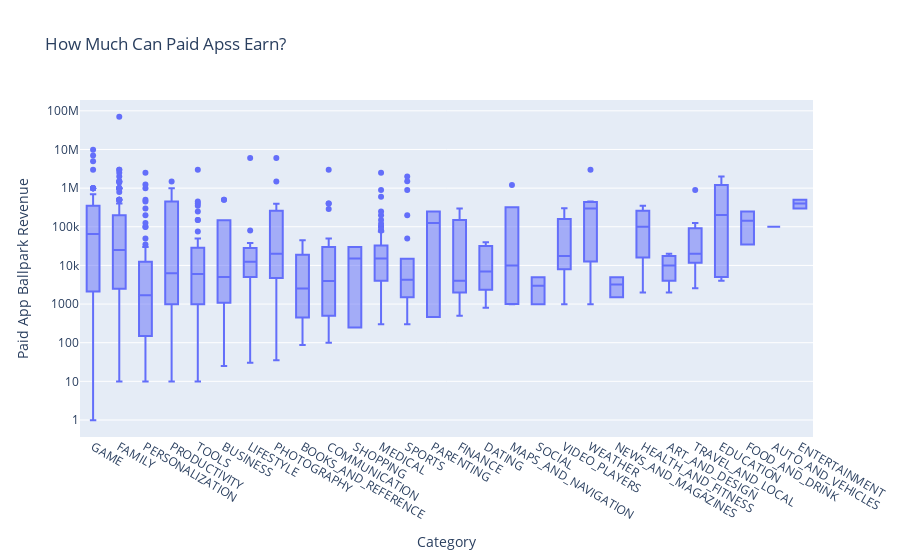

Notebook code for this chart:
### Markdown cell above
# How Much Can You Charge? Examine Paid App Pricing Strategies by Category

**Challenge**: What is the median price price for a paid app? Then compare pricing by category by creating another box plot. But this time examine the prices (instead of the revenue estimates) of the paid apps. I recommend using `{categoryorder':'max descending'}` to sort the categories.

### Code cell
df_paid_apps = df_apps_clean[df_apps_clean['Type'] == 'Paid']
box = px.box(df_paid_apps,
             x='Category',
             y='Revenue_Estimate',
             title='How Much Can Paid Apss Earn?')

box.update_layout(xaxis_title='Category',
                  yaxis_title='Paid App Ballpark Revenue',
                  xaxis={'categoryorder': 'min ascending'},
                  yaxis=dict(type='log'))

box.show()

### Figure 1 — Plotly figure (JSON) as saved in the notebook; plotly's stock layout.template omitted (floating-point values rounded to 4 significant figures; data arrays with more than 128 entries replaced by an {"elided": "..."} marker saying what was removed)
{"data": [{"alignmentgroup": "True", "hovertemplate": "Category=%{x}<br>Revenue_Estimate=%{y}<extra></extra>", "legendgroup": "", "marker": {"color": "#636efa"}, "name": "", "notched": false, "offsetgroup": "", "orientation": "v", "showlegend": false, "type": "box", "x": {"elided": "589 str values"}, "x0": " ", "xaxis": "x", "y": {"elided": "589 float values"}, "y0": " ", "yaxis": "y"}], "layout": {"autosize": true, "boxmode": "group", "legend": {"tracegroupgap": 0}, "title": {"text": "How Much Can Paid Apss Earn?"}, "xaxis": {"anchor": "y", "autorange": true, "categoryorder": "min ascending", "domain": [0, 1], "range": [-0.5, 27.5], "title": {"text": "Category"}, "type": "category"}, "yaxis": {"anchor": "x", "autorange": true, "domain": [0, 1], "range": [-0.4404, 8.281], "title": {"text": "Paid App Ballpark Revenue"}, "type": "log"}}}
